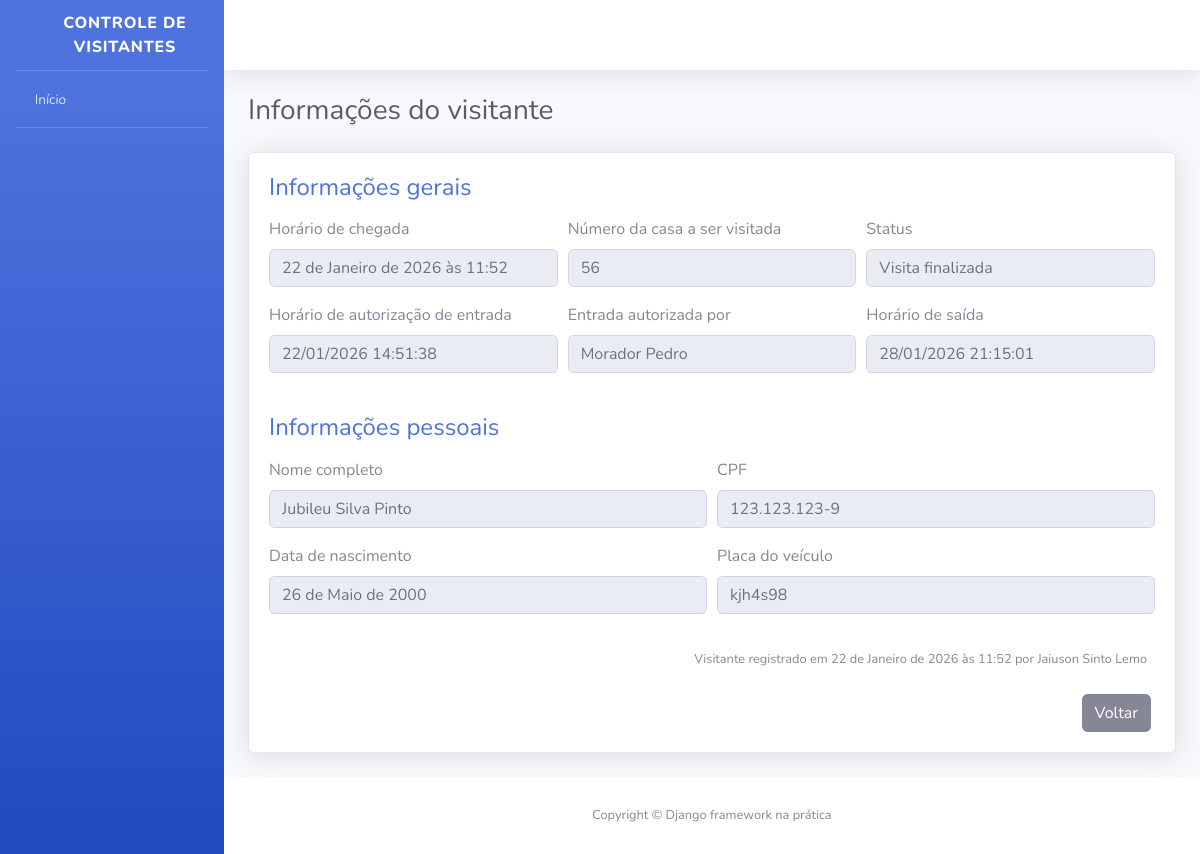
Screenshot of /visitantes/1/ (signed in) with the database file from the repository.
### apps/visitantes/models.py (models this page shows, shortened)
class Visitantes(models.Model): # Modelo para armazenar informações dos visitantes
    STATUS_VISITANTE = [ # Opções de status do visitante
        ("AGUARDANDO", "Aguardando autorização"),
        ("EM_VISITA", "Em visita"),
        ("FINALIZADO", "Visita finalizada"),
    ]
    status = models.CharField( # Campo para o status do visitante
        verbose_name="Status do visitante",
        max_length=10,
        choices=STATUS_VISITANTE,
        default="AGUARDANDO",
    )
    nome_completo = models.CharField(verbose_name="Nome completo", max_length=194)
    cpf = models.CharField(verbose_name="CPF", max_length=11, unique=True)
    data_nascimento = models.DateField(verbose_name="Data de nascimento", auto_now=False, auto_now_add=False)
    numero_casa = models.PositiveSmallIntegerField(verbose_name="Número da casa")
    placa_veiculo = models.CharField(verbose_name="Placa do veículo", max_length=7, blank=True, null=True)
    horario_chegada = models.DateTimeField(verbose_name="Horário de chegada na portaria", auto_now_add=True)
    horario_saida = models.DateTimeField(verbose_name="Horário de saída da portaria", auto_now=False, blank=True, null=True)
    horario_autorizacao= models.DateTimeField(verbose_name="Horário de autorização de entrada", auto_now=False, blank=True, null=True)
    morador_responsavel = models.CharField(verbose_name="Morador responsável pela autorização", max_length=194, blank=True)
    registrado_por = models.ForeignKey(
        "porteiros.Porteiro",
        verbose_name="Porteiro que registrou a entrada",
        on_delete=models.PROTECT,
    ) # Chave estrangeira para o modelo Porteiro
    def get_horario_saida(self): # Método para obter o horário de saída formatado
        if self.horario_saida:
            return self.horario_saida.strftime("%d/%m/%Y %H:%M:%S")
        return "Ainda não saiu"
    def get_horario_autorizacao(self): # Método para obter o horário de autorização formatado
        if self.horario_autorizacao:
            return self.horario_autorizacao.strftime("%d/%m/%Y %H:%M:%S")
        return "Ainda não autorizado"
    def get_morador_responsavel(self): # Método para obter o morador responsável ou mensagem padrão
        if self.morador_responsavel:
            return self.morador_responsavel
        return "Ainda não autorizado"
    def get_placa_veiculo(self): # Propriedade para obter a placa do veículo ou mensagem padrão
        if self.placa_veiculo:
            return self.placa_veiculo
        return "Veículo não informado"
    def get_cpf(self):
        if self.cpf:
            cpf = str(self.cpf)
            cpf_parte_um = cpf[0:3]
            cpf_parte_dois = cpf[3:6]
            cpf_parte_tres = cpf[6:9]
            cpf_parte_quatro = cpf[9:10]
            cpf_formatado = f"{cpf_parte_um}.{cpf_parte_dois}.{cpf_parte_tres}-{cpf_parte_quatro}"
            return cpf_formatado
    class Meta: # Metadados do modelo
        verbose_name = "Visitante"
        verbose_name_plural = "Visitantes"
        db_table = "visitante"

### apps/porteiros/models.py (models this page shows)
class Porteiro(models.Model):
    usuario = models.OneToOneField(
        "usuarios.usuario",
        verbose_name="Usuários",
        on_delete=models.PROTECT
    )
    nome_completo = models.CharField(
    verbose_name="Nome Completo",
        max_length=194,
    )
    cpf = models.CharField(
        verbose_name="CPF",
        max_length=11,
    )
    telefone = models.CharField(
        verbose_name="Telefone de contato",
        max_length=11,
    )
    data_nascimento = models.DateField(
        verbose_name="Data de nascimento",
        auto_now=False,
        auto_now_add=False,
    )
    class Meta:
        verbose_name = "Porteiro"
        verbose_name_plural = "Porteiros"
        db_table = "porteiro"
    def __str__(self):
        return self.nome_completo

### apps/visitantes/views.py (the view, shortened to what this page needs)
@login_required
def informacoes_visitante(request, id): # View para exibir informações detalhadas de um visitante
    visitante = get_object_or_404(Visitantes, id=id) # Obtém o visitante pelo ID ou retorna 404 se não encontrado
    form = AutorizacaoVisitanteForm()
    context = {
        "nome_pagina": "Informações do visitante",
        "visitante": visitante,
        "form": form
    } # Contexto para o template
    return render(request, 'informacoes_visitante.html', context) # Renderiza o template com o contexto

### apps/visitantes/forms.py
class AutorizacaoVisitanteForm(forms.ModelForm): # Formulário para autorizar visitantes
    morador_responsavel = forms.CharField( # Campo para o morador responsável
        required=True
    )
    class Meta: # Metadados do formulário
        model = Visitantes # Modelo associado ao formulário
        fields = {"morador_responsavel"} # Campo do modelo que será incluído no formulário
        error_messages = { # Mensagem de erro personalizada
            "morador_responsavel": {
                "required": "O nome do morador responsável é obrigatório para autorizar a entrada do visitante."
            }
        } # Mensagem de erro personalizada para o campo do formulário

### templates/informacoes_visitante.html (shortened to what this page needs)
{% extends "base.html" %}
{% load widget_tweaks %}
{% block conteudo %}
<div class="container">
    <div class="d-sm-flex align-items-center justify-content-between mb-4">
        <h1 class="h3 mb-0 text-gray-800">{{ nome_pagina }}</h1>
    </div>
    <div class="card shadow mb-4">
        <div class="card-body">
            <h4 class="mb-3 text-primary">
                Informações gerais
            </h4>
            <form>
                <div class="form-row">
                    <div class="form-group col-md-4">
                        <label>Horário de chegada</label>
                        <input type="text" class="form-control" value="{{ visitante.horario_chegada }}" disabled>
                    </div>
                    <div class="form-group col-md-4">
                        <label>Número da casa a ser visitada</label>
                        <input type="text" class="form-control" value="{{ visitante.numero_casa }}" disabled>
                    </div>
                    <div class="form-group col-md-4">
                        <label>Status</label>
                        <input type="text" class="form-control" value="{{ visitante.get_status_display }}" disabled>
                    </div>
                </div>
                <div class="form-row">
                    <div class="form-group col-md-4">
                        <label>Horário de autorização de entrada</label>
                        <input type="text" class="form-control" value="{{ visitante.get_horario_autorizacao }}" disabled>
                    </div>
                    <div class="form-group col-md-4">
                        <label>Entrada autorizada por</label>
                        <input type="text" class="form-control" value="{{ visitante.get_morador_responsavel }}" disabled>
                    </div>
                    <div class="form-group col-md-4">
                        <label>Horário de saída</label>
                        <input type="text" class="form-control" value="{{ visitante.get_horario_saida }}" disabled>
                    </div>
                </div>
            </form>
            <h4 class="mb-3 mt-4 text-primary">
                Informações pessoais
            </h4>
            <form>
                <div class="form-row">
                    <div class="form-group col-md-6">
                        <label>Nome completo</label>
                        <input type="text" class="form-control" value="{{ visitante.nome_completo }}" disabled>
                    </div>
                    <div class="form-group col-md-6">
                        <label>CPF</label>
                        <input type="text" class="form-control" value="{{ visitante.get_cpf }}" disabled>
                    </div>
                </div>
                <div class="form-row">
                    <div class="form-group col-md-6">
                        <label>Data de nascimento</label>
                        <input type="text" class="form-control" value="{{ visitante.data_nascimento }}" disabled>
                    </div>
                    <div class="form-group col-md-6">
                        <label>Placa do veículo</label>
                        <input type="text" class="form-control" value="{{ visitante.get_placa_veiculo }}" disabled>
                    </div>
                </div>
            </form>
            <p class="mr-2 mt-3 mb-4 text-right">
                <small>
                    Visitante registrado em {{ visitante.horario_chegada }} por {{ visitante.registrado_por }}
                </small>
            </p>
            <div class="mr-1 text-right">
                <a href="{% url 'index' %}" class="btn btn-secondary text-white" type="button">
                    <span class="text">Voltar</span>
                </a>
            </div>
        </div>
    </div>
</div>
{% endblock %}

### rows the page displays
Visitantes: horario_chegada "22 de Janeiro de 2026 às 11:52", numero_casa "56", status "Visita finalizada", get_horario_autorizacao "22/01/2026 14:51:38", get_morador_responsavel "Morador Pedro", get_horario_saida "28/01/2026 21:15:01", nome_completo "Jubileu Silva Pinto", get_cpf "123.123.123-9", data_nascimento "26 de Maio de 2000", get_placa_veiculo "kjh4s98", registrado_por "Jaiuson Sinto Lemo"

### other values shown
{{ nome_pagina }} "Informações do visitante"
